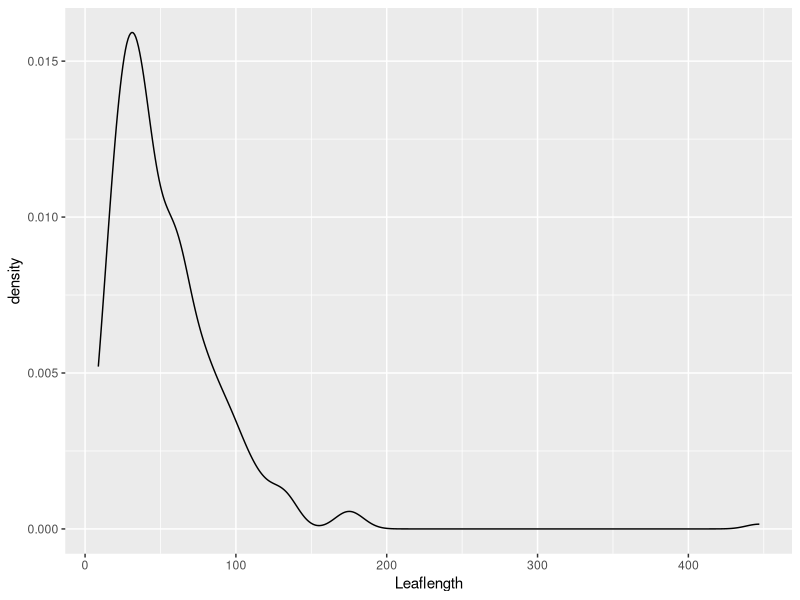

Source code (R):
library(tidyverse)
library(ggplot2)

trait_dat <- read.csv("Raw_data.csv", header = TRUE)

trait_dat %>%
  mutate(Belowground_dry_mass1 = as.numeric(Belowground_dry_mass1)) %>%
  select(!ends_with("photo.") & !contains("note") &
          !Pack & 
          !Aboveground_dry_mass3 &
          !Belowground_dry_mass3 &
          !Flower_seed) %>%
  pivot_longer(cols = Canopyheight_1:Internodelength_10,
               names_to = c(".value", "trails"),
               names_sep = "_" ) -> trait_long_dat

ggplot(data = trait_long_dat[trait_long_dat$abb=="HUN", ]) +
  geom_density(aes(x=Leaflength))
